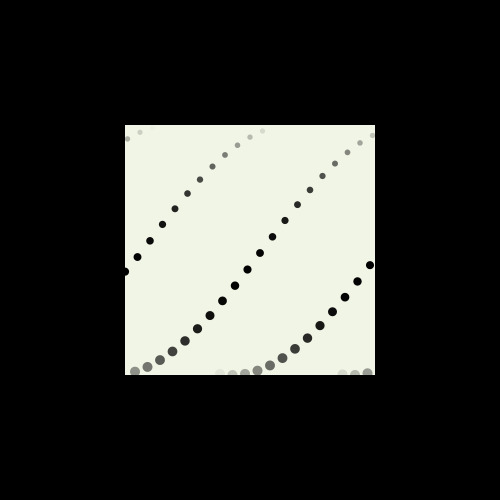
Frame 1 (no input)
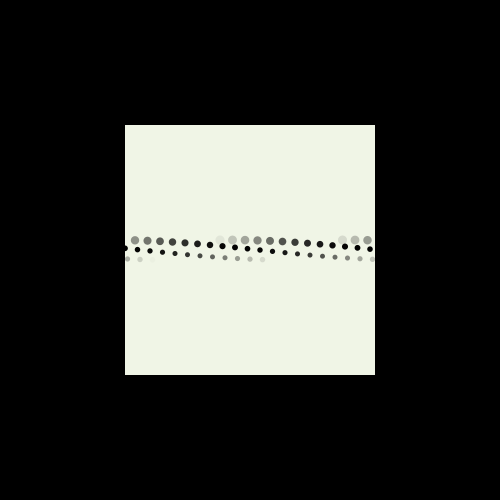
Frame 60 (the mouse pressed at the canvas centre just before this capture)
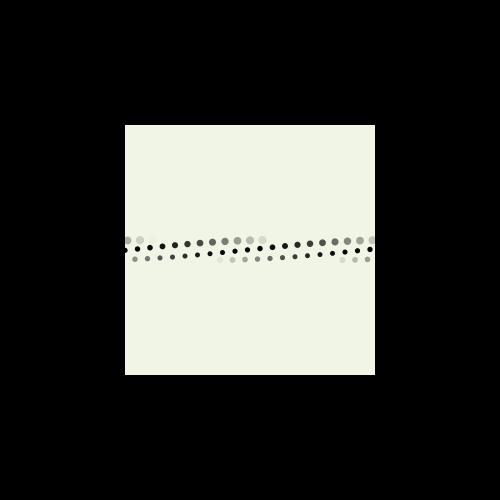
Frame 120 (the mouse held since frame 60 and released just before this capture)

The Processing sketch that drew these frames (run headless with seeded random() and noise(); from frame 60 on, the mouse is pressed at the canvas centre):

// Processing sketch: visual5
// ── visual5.pde

boolean trigger = false;
color background = color(240, 245, 230);
color c = color(0);
float blend = 0;
float alpha = 0;
float fade = 255;

void setup() {
  size(500,500);
}

void draw() {
  
 background(0);
 
 fade -= 5.0;
 
 if(fade <= 20.0) {
  fade = 20.0; 
 }
 
 if(trigger) {
   fade = 255;
 } 

pushMatrix();
scale(0.5, 0.5);
translate(width * .5, height * .5);
noStroke();
fill(background);
rect(0,0,width,height);
popMatrix();

for(int w = 0; w < width; w+=5){
  
 float sine = sin(w + millis() * 0.003) * fade;
 alpha = cos(w) * 255;
 float size = map( sin(w + millis() * 0.005), -1.0, 1.0, 10, 20);
 
 pushMatrix();
 scale(0.5, 0.5);
 translate(width * .5, height);
 noStroke();
 fill(c, alpha);
 ellipse(w, sine, size, size);
 popMatrix();
   } 

}

void keyPressed() {

  if (key == ' ') {
  trigger = true;
  }
  

  
  
  
}

void keyReleased() {

  if (key == ' ') {
  trigger = false;
  }
  
}
